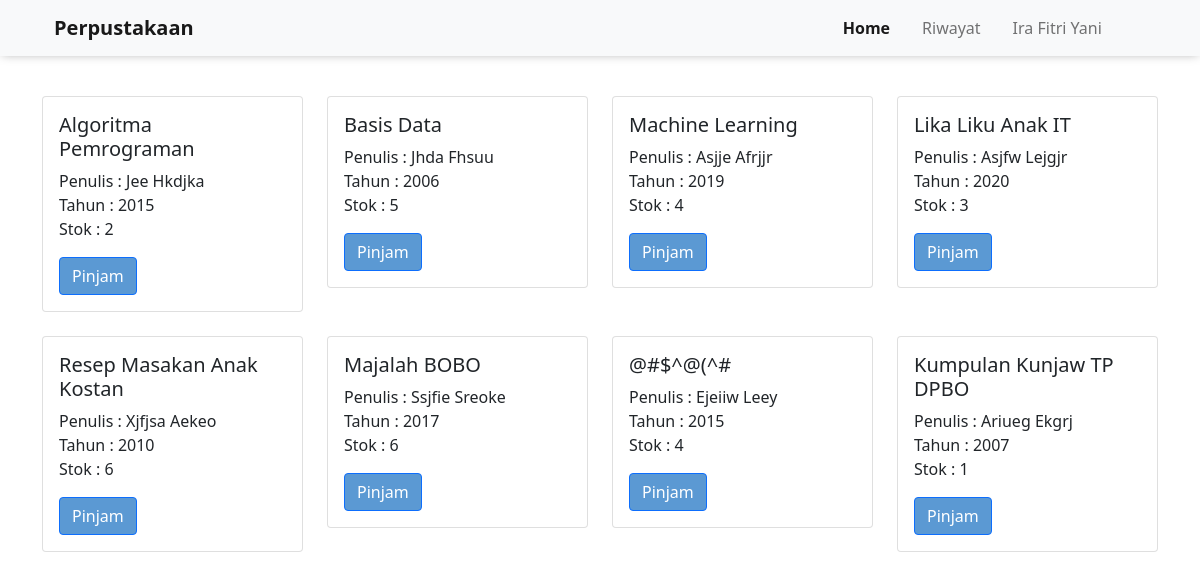
The app's page /index.php (signed in) with its own data.
### tables this page shows
CREATE TABLE `buku` (
  `id_buku` int(11) NOT NULL,
  `kode_buku` char(5) NOT NULL,
  `judul_buku` varchar(50) NOT NULL,
  `penulis_buku` varchar(50) NOT NULL,
  `penerbit_buku` varchar(50) NOT NULL,
  `tahun_penerbit` char(4) NOT NULL,
  `stok` int(11) NOT NULL
);

### index.php (the view, shortened to what this page needs)
<?php
	include 'conn.php';
	$buku = mysqli_query($conn, 'SELECT * FROM buku');
?>
<!doctype html>
<html lang="en">
<head>
	<link href="https://cdn.jsdelivr.net/npm/bootstrap@5.1.3/dist/css/bootstrap.min.css" rel="stylesheet">
	<link rel="stylesheet" href="style.css">
</head>
<body>
	<nav class="navbar navbar-expand-lg navbar-light bg-light fixed-top mb-5" style="box-shadow: 0px 0px 10px -2px rgba(0,0,0,0.35);">
		<div class="container ps-4 pe-4">
			<a class="navbar-brand" href="index.php">
				<b>
					Perpustakaan
				</b>
            </a>
			<div class="collapse navbar-collapse" id="navbarNav">
				<ul class="navbar-nav ms-auto">
                    <li class="nav-item">
						<a class="nav-link active" href="index.php">Home&emsp;</a>
					</li>
					<li class="nav-item">
						<a class="nav-link" href="riwayat.php">Riwayat&emsp;</a>
					</li>
					<li class="nav-item">
						<a class="nav-link" href="profile.php">
							<?php
								if(!isset($_SESSION["login"])) {
									echo "Login";
								} else {
									echo $_SESSION['nama_anggota'];
								}
							?>
						&emsp;</a>
					</li>
					<li class="nav-item">
						<?php
							if(isset($_SESSION["login"])) {
								echo
								"
								<a class='nav-link' href='logout.php'>
									<span class='iconify-inline' data-icon='carbon:logout'></span>
								</a>
								";
							}
						?>
					</li>
				</ul>
			</div>
		</div>
	</nav>
	<div class="container mt-5 pt-5">
		<div class="row">
			<?php foreach ($buku as $resultBuku) { ?>
				<div class="col-lg-3 col-md-4 col-sm-6 col-6 mb-4">
					<div class="card">
						<div class="card-body">
							<h5 class="card-title"><?= $resultBuku['judul_buku']; ?></h5>
							<p class="card-text">Penulis : <?= $resultBuku['penulis_buku']; ?> <br> Tahun : <?= $resultBuku['tahun_penerbit']; ?> <br> Stok : <?= $resultBuku['stok']; ?></p>
							<?php if(isset($_SESSION["login"])) { ?>
								<a href="detail.php?id_buku=<?php echo $resultBuku['id_buku']; ?>" class="btn btn-primary" data-bs-toggle="modal" data-bs-target="#exampleModal-<?php echo $resultBuku['id_buku']; ?>"> Pinjam </a>
							<?php } else { ?>
								<a href="login.php" class="btn btn-primary"><span class="iconify-inline" data-icon="fa6-solid:cart-plus" style="color: white;"></span> Pinjam </a>
							<?php } ?>
						</div>
					</div>
				</div>
			<?php } ?>
		</div>
	</div>
</body>
</html>

### style.css (style rules this page uses)
.btn-primary { background-color: rgb(91, 153, 211) !important; }
.active { font-weight: bold !important; }

### records on screen
buku: judul_buku "Algoritma Pemrograman", penulis_buku "Jee Hkdjka", tahun_penerbit "2015", stok "2"
buku: judul_buku "Basis Data", penulis_buku "Jhda Fhsuu", tahun_penerbit "2006", stok "5"
buku: judul_buku "Machine Learning", penulis_buku "Asjje Afrjjr", tahun_penerbit "2019", stok "4"
buku: judul_buku "Lika Liku Anak IT", penulis_buku "Asjfw Lejgjr", tahun_penerbit "2020", stok "3"
buku: judul_buku "Resep Masakan Anak Kostan", penulis_buku "Xjfjsa Aekeo", tahun_penerbit "2010", stok "6"
buku: judul_buku "Majalah BOBO", penulis_buku "Ssjfie Sreoke", tahun_penerbit "2017", stok "6"
buku: judul_buku "@#$^@(^#", penulis_buku "Ejeiiw Leey", tahun_penerbit "2015", stok "4"
buku: judul_buku "Kumpulan Kunjaw TP DPBO", penulis_buku "Ariueg Ekgrj", tahun_penerbit "2007", stok "1"

### other values on screen
$_SESSION['nama_anggota'] "Ira Fitri Yani"
